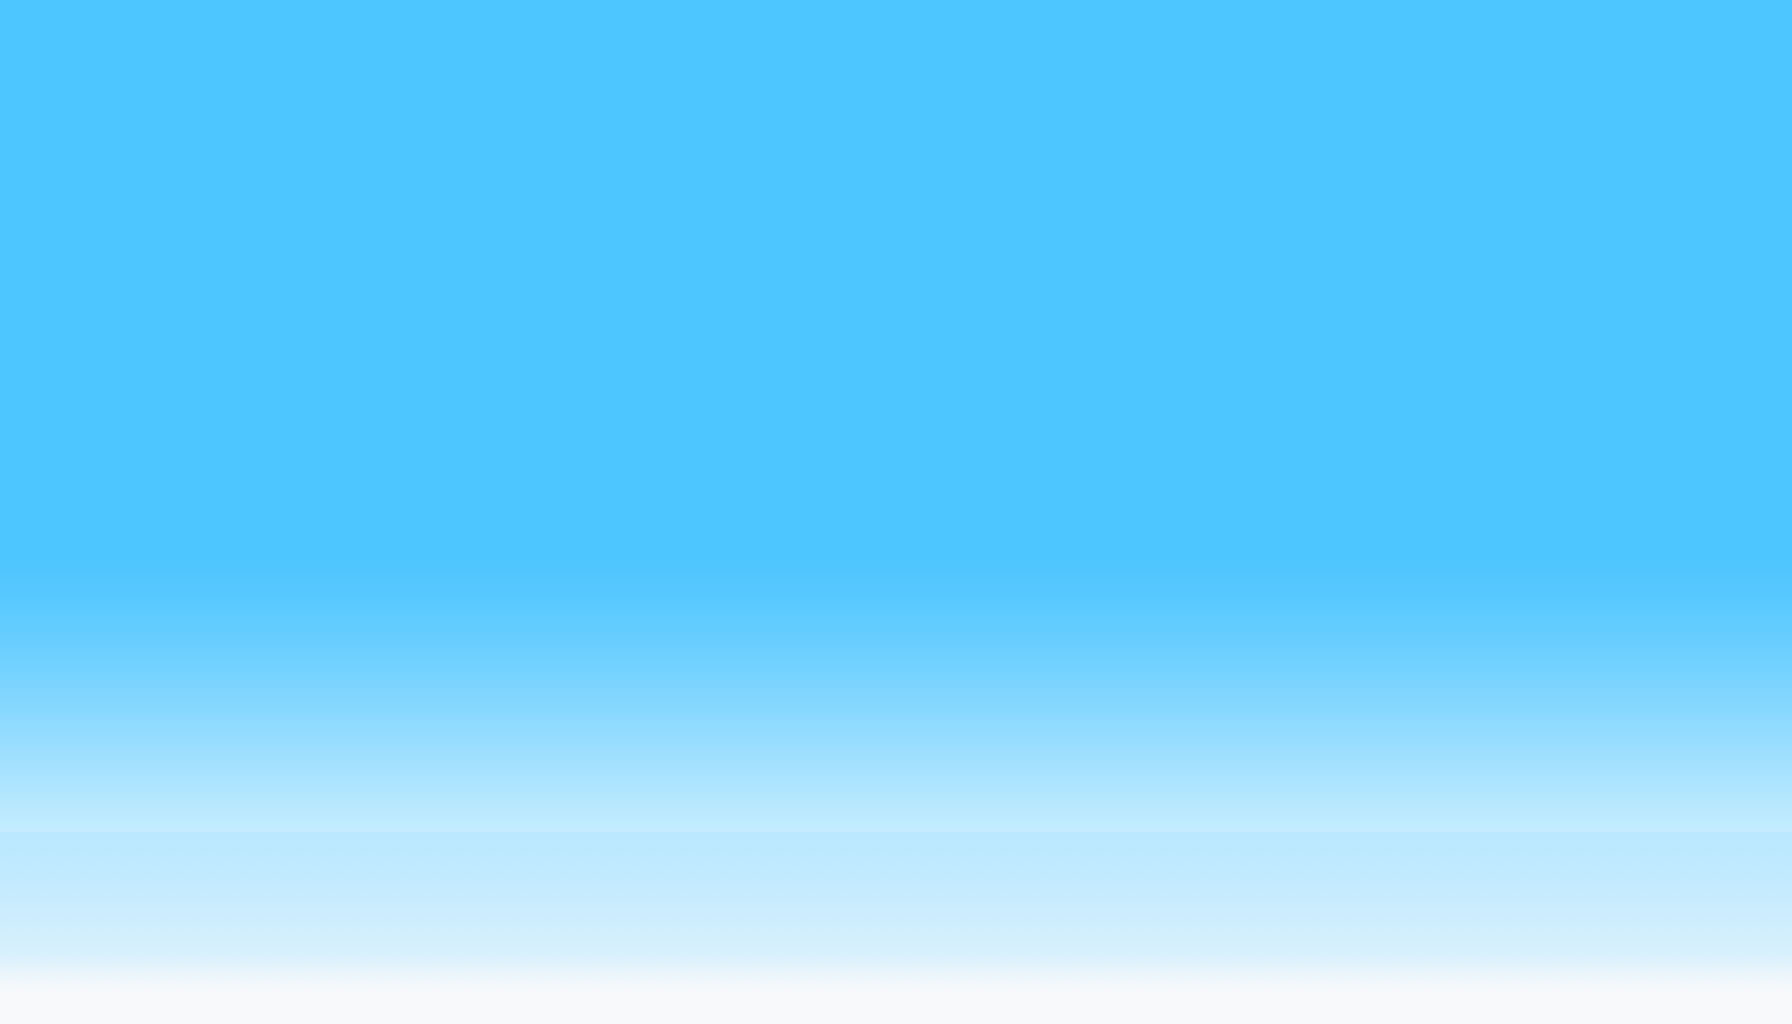

A level layout from a 2D game, rendered from its tile map. Below: a short description, then the map file with tile-grid data replaced by summaries:
An orthogonal 56x32 tile map with 32x32 px tiles, 2 tile layers (day_bg, night_bg).

<map version="1.0" orientation="orthogonal" renderorder="right-down" width="56" height="32" tilewidth="32" tileheight="32" nextobjectid="1">
 <tileset firstgid="1" name="bg1" tilewidth="32" tileheight="32" tilecount="1824">
  <image source="bg1.jpg" width="1824" height="1024" />
 </tileset>
 <layer name="day_bg" width="56" height="32">
  <data>[1792 cells, 1792 non-empty, 32 distinct tile ids]</data>
 </layer>
 <layer name="night_bg" width="56" height="32" opacity="0">
  <data>[1792 cells, 1792 non-empty, 1792 distinct tile ids]</data>
 </layer>
</map>